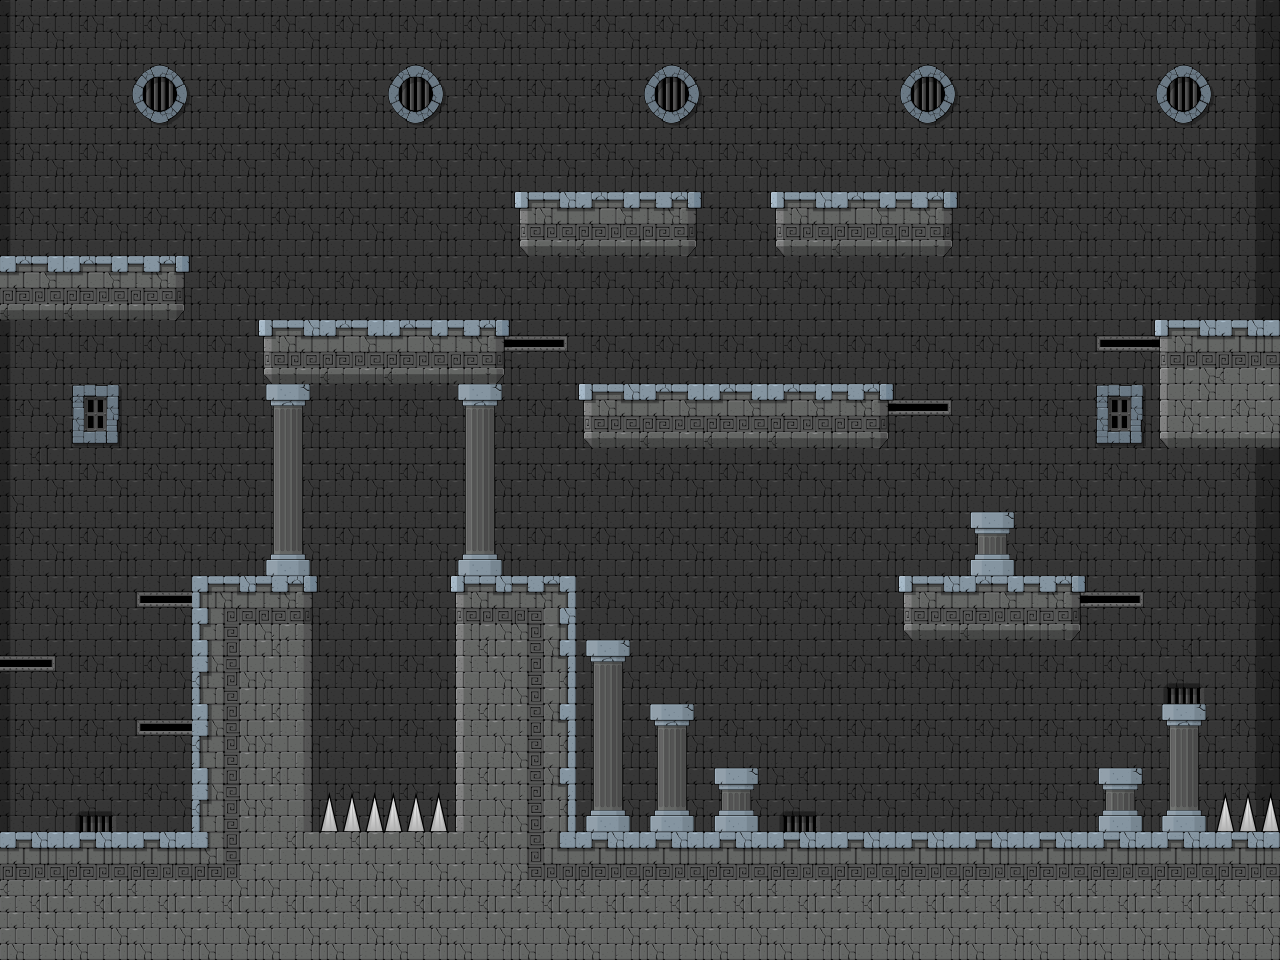

Tiled map render using the project's own tile images. Description and the whole map definition, tile-layer contents included, below:
An orthogonal 20x15 tile map with 64x64 px tiles, 3 tile layers (Background, Decor, Collision) and 13 objects.

<map version="1.0" tiledversion="1.1.6" orientation="orthogonal" renderorder="right-down" width="20" height="15" tilewidth="64" tileheight="64" infinite="0" nextobjectid="108">
 <tileset firstgid="1" source="CastleLevel1.tsx" />
 <layer name="Background" width="20" height="15">
  <data encoding="csv">
9,9,9,9,9,9,9,9,9,9,9,9,9,9,9,9,9,9,9,9,
9,9,9,9,9,9,9,9,9,9,9,9,9,9,9,9,9,9,9,54,
9,9,9,9,9,9,9,9,9,9,9,9,9,9,9,9,9,9,9,9,
9,9,9,9,9,9,9,9,9,9,9,9,9,9,9,9,9,9,9,9,
9,9,9,9,9,9,9,9,9,9,9,9,9,9,9,9,9,9,9,9,
9,9,9,9,9,9,9,9,9,9,9,9,9,9,9,9,9,9,9,9,
9,9,9,9,9,9,9,9,9,9,9,9,9,9,9,9,9,9,9,9,
22,9,9,9,9,9,9,9,9,9,9,9,9,9,9,9,9,9,9,9,
21,9,9,9,9,9,9,9,9,9,9,9,9,9,9,9,9,9,9,9,
21,9,9,9,9,9,9,9,9,9,9,9,9,9,9,9,9,9,9,9,
21,9,9,9,9,9,9,9,9,9,9,9,9,9,9,9,9,9,9,9,
9,9,9,9,9,9,9,9,9,9,9,9,9,9,9,9,9,9,9,9,
9,9,9,9,9,9,9,9,9,9,9,9,9,9,9,9,9,9,9,54,
9,9,9,9,9,9,9,9,9,9,9,9,9,9,9,9,9,9,9,9,
9,9,9,9,9,9,9,9,9,9,9,9,9,9,9,9,9,9,9,9
</data>
 </layer>
 <layer name="Decor" width="20" height="15">
  <data encoding="csv">
0,0,0,0,0,0,0,0,0,0,0,0,0,0,0,0,0,0,0,0,
0,0,7,0,0,0,7,0,0,0,7,0,0,0,7,0,0,0,7,0,
0,0,0,0,0,0,0,0,0,0,0,0,0,0,0,0,0,0,0,0,
0,0,0,0,0,0,0,0,0,0,0,0,0,0,0,0,0,0,0,54,
0,0,0,0,0,0,0,0,0,0,0,0,0,0,0,0,0,0,0,54,
0,0,0,0,0,0,0,71,0,0,0,0,0,0,0,0,0,0,71,0,
0,8,0,0,30,0,0,30,0,0,0,0,0,71,0,0,0,8,0,0,
0,0,0,0,38,0,0,38,0,0,0,0,0,0,0,0,0,0,0,0,
0,0,0,0,46,0,0,46,0,0,0,0,0,0,0,0,0,0,0,0,
0,0,0,0,0,0,0,0,0,0,0,0,0,0,0,0,71,0,0,54,
0,0,0,0,0,0,0,0,0,0,0,0,0,0,0,0,0,0,67,54,
0,0,0,0,0,0,0,0,0,0,0,0,0,0,0,0,0,0,0,54,
0,67,0,0,0,69,69,0,0,0,0,0,67,0,0,0,0,0,0,69,
0,0,0,0,0,0,0,0,0,0,0,0,0,0,0,0,0,0,0,0,
0,0,0,0,0,0,0,0,0,0,0,0,0,0,0,0,0,0,0,0
</data>
 </layer>
 <layer name="Collision" width="20" height="15">
  <data encoding="csv">
21,0,0,0,0,0,0,0,0,0,0,0,0,0,0,0,0,0,0,54,
21,0,0,0,0,0,0,0,0,0,0,0,0,0,0,0,0,0,0,0,
21,0,0,0,0,0,0,0,0,0,0,0,0,0,0,0,0,0,0,54,
21,0,0,0,0,0,0,0,57,58,62,0,57,58,62,0,0,0,0,0,
58,58,62,0,0,0,0,0,0,0,0,0,0,0,0,0,0,0,0,0,
21,0,0,0,57,58,58,62,72,0,0,0,0,0,0,0,0,70,25,11,
21,0,0,0,0,0,0,0,0,57,58,58,58,62,72,0,0,0,41,35,
0,0,0,0,0,0,0,0,0,0,0,0,0,0,0,0,0,0,0,54,
0,0,0,0,0,0,0,0,0,0,0,0,0,0,0,36,0,0,0,54,
0,0,70,10,29,0,0,25,12,0,0,0,0,0,57,58,62,72,0,0,
72,0,0,18,37,0,0,33,20,30,0,0,0,0,0,0,0,0,0,0,
21,0,70,18,37,0,0,33,20,38,30,0,0,0,0,0,0,0,30,0,
21,0,0,18,37,0,0,33,20,46,46,36,0,0,0,0,0,36,46,0,
11,11,11,26,27,27,27,27,28,11,11,11,11,11,11,11,11,11,11,11,
27,27,27,27,27,27,27,27,27,27,27,27,27,27,27,27,27,27,27,27
</data>
 </layer>
 <objectgroup color="#0000c8" name="Respawn">
  <object id="15" x="97.3333" y="796">
   <point />
  </object>
 </objectgroup>
 <objectgroup color="#c8c800" name="Key">
  <object id="43" x="93.3333" y="220" />
 </objectgroup>
 <objectgroup color="#00a000" name="Goal">
  <object id="81" x="1246.67" y="288" />
 </objectgroup>
 <objectgroup color="#a00000" name="Enemies">
  <object id="10" x="928" y="794.667" />
  <object id="78" x="736" y="350.667" />
 </objectgroup>
 <objectgroup color="#64c8c8" name="Hazards">
  <object id="100" x="329.333" y="810.667" />
  <object id="101" x="357.333" y="810.667" />
  <object id="102" x="388" y="809.333" />
  <object id="103" x="417.333" y="812" />
  <object id="104" x="445.333" y="812" />
  <object id="105" x="1221.33" y="809.333" />
  <object id="106" x="1254.67" y="809.333" />
  <object id="107" x="1281.33" y="809.333" />
 </objectgroup>
</map>
